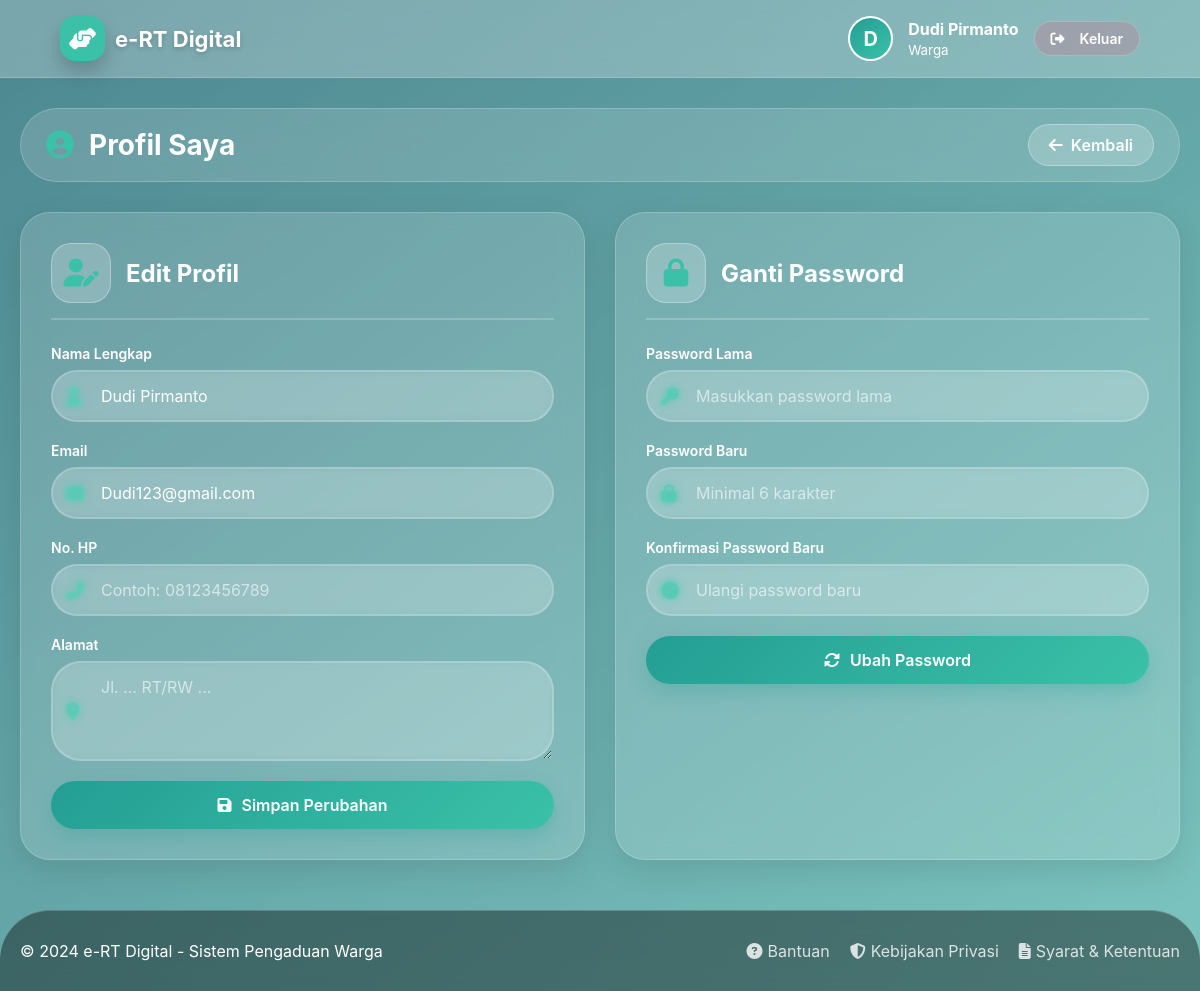
The page /users/profil.php (signed in) on the database its author committed.
### tables this page shows
CREATE TABLE `users` (
  `id` int(11) NOT NULL,
  `nik` varchar(16) DEFAULT NULL,
  `nama` varchar(100) NOT NULL,
  `email` varchar(100) NOT NULL,
  `username` varchar(50) NOT NULL,
  `password` varchar(255) NOT NULL,
  `no_hp` varchar(15) DEFAULT NULL,
  `alamat` text,
  `role` enum('admin','warga') DEFAULT 'warga',
  `created_at` timestamp NOT NULL DEFAULT CURRENT_TIMESTAMP,
  `status` enum('aktif','nonaktif') DEFAULT 'aktif'
);

### users/profil.php (the view, shortened to what this page needs)
<?php
$host = 'localhost';
$dbname = 'pengaduan_rt';
$db_user = 'root';
$db_pass = '';
try {
    $pdo = new PDO("mysql:host=$host;dbname=$dbname;charset=utf8mb4", $db_user, $db_pass);
    $pdo->setAttribute(PDO::ATTR_ERRMODE, PDO::ERRMODE_EXCEPTION);
} catch(PDOException $e) {
    die("Koneksi database gagal: " . $e->getMessage());
}
$user_id = $_SESSION['user_id'];
$stmt = $pdo->prepare("SELECT * FROM users WHERE id = ?");
$stmt->execute([$user_id]);
$user = $stmt->fetch(PDO::FETCH_ASSOC);
?>
<!DOCTYPE html>
<html lang="id">
<head>
    <link rel="stylesheet" href="https://cdnjs.cloudflare.com/ajax/libs/font-awesome/6.4.0/css/all.min.css">
</head>
<body>
    <nav class="navbar">
        <div class="logo">
            <div class="logo-icon"><i class="fas fa-hands-helping"></i></div>
            <div class="logo-text"><h1>e-RT Digital</h1></div>
        </div>
        <div class="user-profile">
            <a href="profil.php">
                <div class="avatar"><?php echo strtoupper(substr($user['nama'],0,1)); ?></div>
                <div class="user-info">
                    <h4><?php echo htmlspecialchars($user['nama']); ?></h4>
                    <small><?php echo ucfirst($user['role'] ?? 'warga'); ?></small>
                </div>
            </a>
            <a href="../auth/logout.php" class="logout-btn"><i class="fas fa-sign-out-alt"></i> Keluar</a>
        </div>
    </nav>
    <div class="container">
        <div class="page-header">
            <div class="page-header-left">
                <i class="fas fa-user-circle"></i>
                <h1>Profil Saya</h1>
            </div>
            <a href="dashboard.php" class="back-btn"><i class="fas fa-arrow-left"></i> Kembali</a>
        </div>
        <div class="settings-grid">
            <div class="settings-card">
                <div class="card-header">
                    <div class="card-icon"><i class="fas fa-user-edit"></i></div>
                    <h2>Edit Profil</h2>
                </div>
                <form method="POST">
                    <div class="form-group">
                        <label for="nama">Nama Lengkap</label>
                        <div class="input-wrapper">
                            <i class="fas fa-user input-icon"></i>
                            <input type="text" id="nama" name="nama" class="form-control" value="<?php echo htmlspecialchars($user['nama']); ?>" required>
                        </div>
                    </div>
                    <div class="form-group">
                        <label for="email">Email</label>
                        <div class="input-wrapper">
                            <i class="fas fa-envelope input-icon"></i>
                            <input type="email" id="email" name="email" class="form-control" value="<?php echo htmlspecialchars($user['email']); ?>" required>
                        </div>
                    </div>
                    <div class="form-group">
                        <label for="no_hp">No. HP</label>
                        <div class="input-wrapper">
                            <i class="fas fa-phone-alt input-icon"></i>
                            <input type="text" id="no_hp" name="no_hp" class="form-control" value="<?php echo htmlspecialchars($user['no_hp'] ?? ''); ?>" placeholder="Contoh: 08123456789">
                        </div>
                    </div>
                    <div class="form-group">
                        <label for="alamat">Alamat</label>
                        <div class="input-wrapper">
                            <i class="fas fa-map-marker-alt input-icon"></i>
                            <textarea id="alamat" name="alamat" class="form-control" rows="3" placeholder="Jl. ... RT/RW ..."><?php echo htmlspecialchars($user['alamat'] ?? ''); ?></textarea>
                        </div>
                    </div>
                    <button type="submit" name="update_profile" class="btn btn-primary">
                        <i class="fas fa-save"></i> Simpan Perubahan
                    </button>
                </form>
            </div>
            <div class="settings-card">
                <div class="card-header">
                    <div class="card-icon"><i class="fas fa-lock"></i></div>
                    <h2>Ganti Password</h2>
                </div>
                <form method="POST">
                    <div class="form-group">
                        <label for="current_password">Password Lama</label>
                        <div class="input-wrapper">
                            <i class="fas fa-key input-icon"></i>
                            <input type="password" id="current_password" name="current_password" class="form-control" placeholder="Masukkan password lama" required>
                        </div>
                    </div>
                    <div class="form-group">
                        <label for="new_password">Password Baru</label>
                        <div class="input-wrapper">
                            <i class="fas fa-lock input-icon"></i>
                            <input type="password" id="new_password" name="new_password" class="form-control" placeholder="Minimal 6 karakter" required>
                        </div>
                    </div>
                    <div class="form-group">
                        <label for="confirm_password">Konfirmasi Password Baru</label>
                        <div class="input-wrapper">
                            <i class="fas fa-check-circle input-icon"></i>
                            <input type="password" id="confirm_password" name="confirm_password" class="form-control" placeholder="Ulangi password baru" required>
                        </div>
                    </div>
                    <button type="submit" name="change_password" class="btn btn-primary">
                        <i class="fas fa-sync-alt"></i> Ubah Password
                    </button>
                </form>
            </div>
        </div>
    </div>
    <footer class="footer">
        <div class="footer-content">
            <p>&copy; 2024 e-RT Digital - Sistem Pengaduan Warga</p>
            <div class="footer-links">
                <a href="#"><i class="fas fa-question-circle"></i> Bantuan</a>
                <a href="#"><i class="fas fa-shield-alt"></i> Kebijakan Privasi</a>
                <a href="#"><i class="fas fa-file-alt"></i> Syarat & Ketentuan</a>
            </div>
        </div>
    </footer>
</body>
</html>

### rows shown on the page
users: nama "D", nama "Dudi Pirmanto", role "Warga", email "Dudi123@gmail.com"
